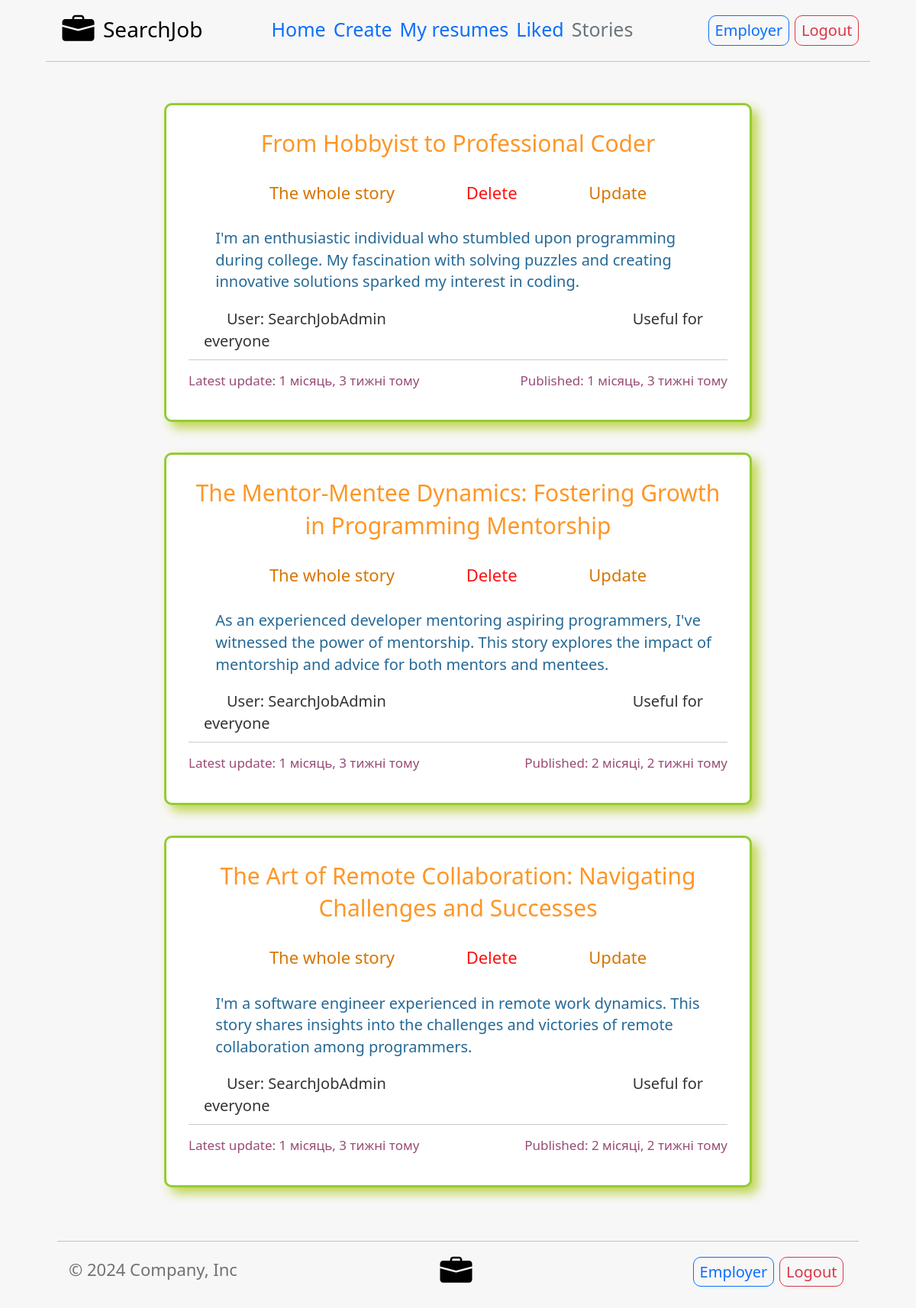
The app's page /story/own_stories/ (signed in) with its own data.
### story/models.py (models this page shows, shortened)
class StoryModel(models.Model):
    headline = models.CharField(verbose_name='Headline of story', max_length=200)
    title = models.TextField(verbose_name='Title of story')
    text = models.TextField(verbose_name='Text of story')
    for_who = models.CharField(verbose_name='Useful for whom', max_length=20, choices=types_of_profession(), default=types_of_profession()[2][0])
    comments = models.BooleanField(default=True)
    timestamp = models.DateTimeField(auto_now_add=True)
    update = models.DateTimeField(auto_now=True)
    user = models.ForeignKey(
        settings.AUTH_USER_MODEL,
        default=1,
        on_delete=models.PROTECT
    )
    def get_url_to_story(self):
        return f'/story/{self.id}/'
    def get_url_to_update_story(self):
        return f'/story/update/{self.id}/'
    class Meta:
        ordering = ['-timestamp']
        verbose_name = 'Story'
        verbose_name_plural = 'Stories'

### users/models.py (models this page shows)
class User(AbstractUser):
    first_name = models.CharField(max_length=40, verbose_name='First name')
    last_name = models.CharField(max_length=60, verbose_name='Last name')

### story/views.py (the view)
# urls.py: path('own_stories/', own_stories, name='story-own'),
def own_stories(request):
    queryset = [story for story in StoryModel.objects.all() if story.user == request.user]
    context = {
        'own_stories': queryset,
        'count_of_stories': len(queryset),
        'user_side': settings.USER_SIDE,
        'current_year': get_current_year()
    }
    return render(request, 'story/own_stories.html', context)

### additional_functions/additional.py (called while the page is built)
def get_current_year():
    current_date = datetime.datetime.now()
    return current_date.year

### templates/story/own_stories.html (shortened to what this page needs)
{% extends 'story/base_story_block.html' %}
{% block add_in_nav %}
    <div class="text-end" style="margin-right: 10px; margin-top: 10px;">
        <a href="{% if user_side == 'employee' %}{% url 'employer:home-employer' %}{% else %}{% url 'employee:home-employee' %}{% endif %}"><button style="font-size: 20px; border-radius: 10px;" type="button" class="btn btn-outline-primary me-2">{% if user_side == 'employee' %}Employer{% else %}Employee{% endif %}</button></a>
        <a href="{% url 'users:logout' %}"><button style="font-size: 20px; border-radius: 10px;" type="button" class="btn btn-outline-danger me-2">Logout</button></a>
    </div>
{% endblock add_in_nav %}
{% block main_content %}
    <div class="col-sm-8 col-sm-offset-2" style="margin-top: 50px; margin-bottom: 20px;">
        {% for story in own_stories %}
            <div class="row">
                <div class="col-sm-20" style="margin-bottom: 20px;">
                    <div class="thumbnail" style="border-radius: 10px; border: 3px solid rgba(130,196,15,0.85); box-shadow: 8px 8px 14px rgba(188,211,68,0.92);">
                        <div class="caption" style="padding: 25px;">
                            <div style="margin-bottom: 20px;">
                                <p style="text-align: center; font-size: 30px; font-weight: 500; color: #fd9626">{{ story.headline }}</p>
                            </div>
                            <div style="display: flex; justify-content: space-between; margin-bottom: 30px;">
                                <div style="margin-left: 15%; margin-top: 7px;">
                                    <a href="{{ story.get_url_to_story }}" style="text-decoration: none; font-size: 22px; color: #d77500; font-weight: 500;">The whole story</a>
                                </div>
                                <div style="margin-top: 7px;">
                                    <a href="{% url 'story:story-delete' story.id %}" style="text-decoration: none; font-size: 22px; color: #ff1010; font-weight: 500; ">Delete</a>
                                </div>
                                <div style="margin-right: 15%; margin-top: 7px;">
                                    <a href="{{ story.get_url_to_update_story }}" style="text-decoration: none; font-size: 22px; color: #d77500; font-weight: 500;">Update</a>
                                </div>
                            </div>
                            <p style="font-size: 20px; margin-bottom: 20px; color: #256996; padding-left: 5%">
                                {{ story.title }}
                            </p>
                            <p style="width: 100%; overflow: hidden; margin-top: 20px; font-weight: 400; font-size: 20px; margin-left: 20px;">
                                <span style="padding-left: 30px;">User: {{ story.user }}</span>
                                <span style="margin-left: 45%;">Useful for {{ story.for_who }}</span>
                            </p>
                            <hr>
                            <p style="display: flex; justify-content: space-between; font-size: 17px; margin-top: 15px; color: rgba(119,13,72,0.75)">
                                <span>Latest update: {{ story.update|timesince }} тому</span>
                                <span>Published: {{ story.timestamp|timesince }} тому</span>
                            </p>
                        </div>
                    </div>
                </div>
            </div>
        {% endfor %}
    </div>
{% endblock main_content %}

### records on screen
StoryModel: headline "From Hobbyist to Professional Coder", title "I'm an enthusiastic individual who stumbled upon programming during college. My fascination with solving puzzles and creating innovative solutions sparked my interest in coding.", user "SearchJobAdmin", for_who "everyone", update "1 місяць, 3 тижні", timestamp "1 місяць, 3 тижні"
StoryModel: headline "The Mentor-Mentee Dynamics: Fostering Growth in Programming Mentorship", title "As an experienced developer mentoring aspiring programmers, I've witnessed the power of mentorship. This story explores the impact of mentorship and advice for both mentors and mentees.", user "SearchJobAdmin", for_who "everyone", update "1 місяць, 3 тижні", timestamp "2 місяці, 2 тижні"
StoryModel: headline "The Art of Remote Collaboration: Navigating Challenges and Successes", title "I'm a software engineer experienced in remote work dynamics. This story shares insights into the challenges and victories of remote collaboration among programmers.", user "SearchJobAdmin", for_who "everyone", update "1 місяць, 3 тижні", timestamp "2 місяці, 2 тижні"

### other values on screen
{{ current_year }} "2024"
